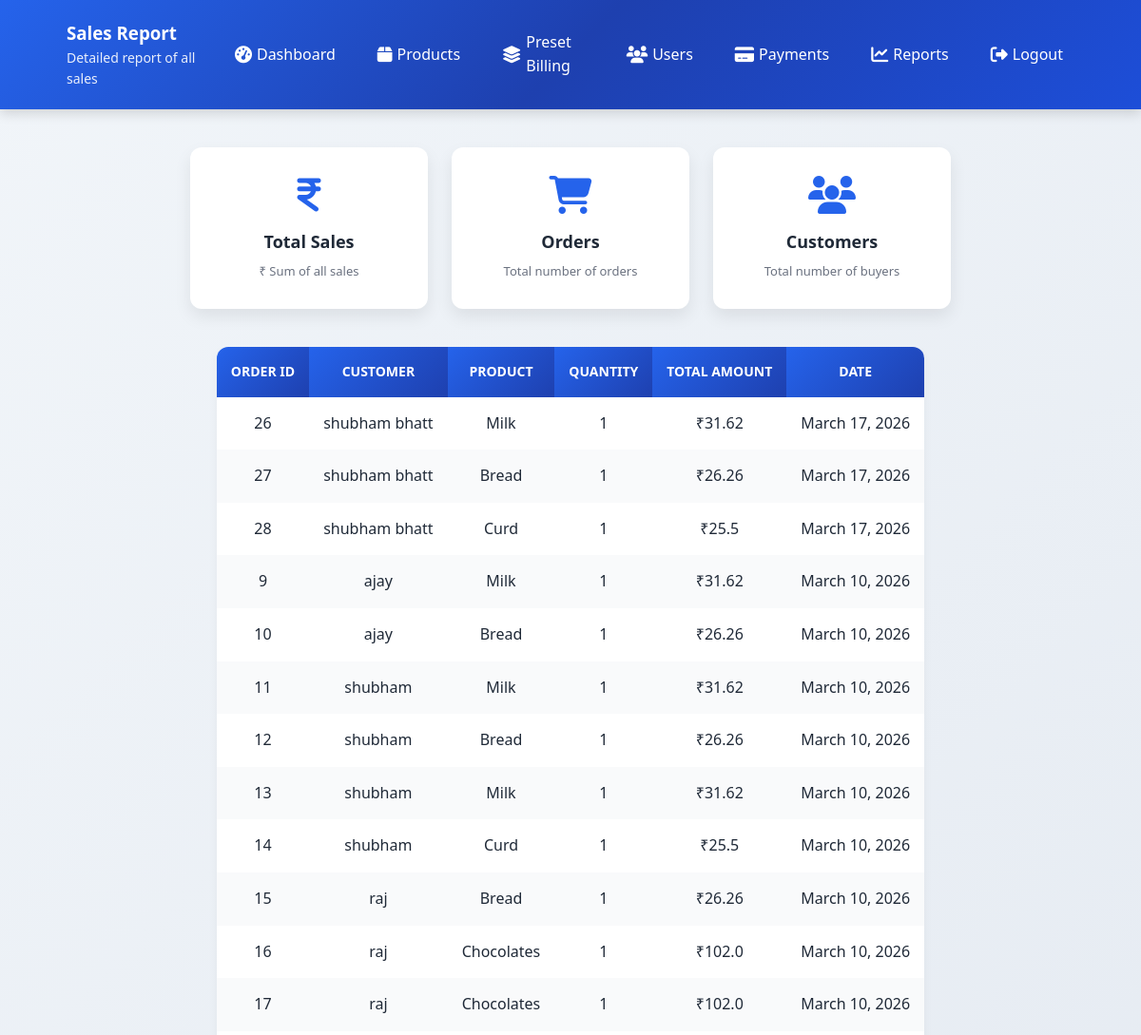
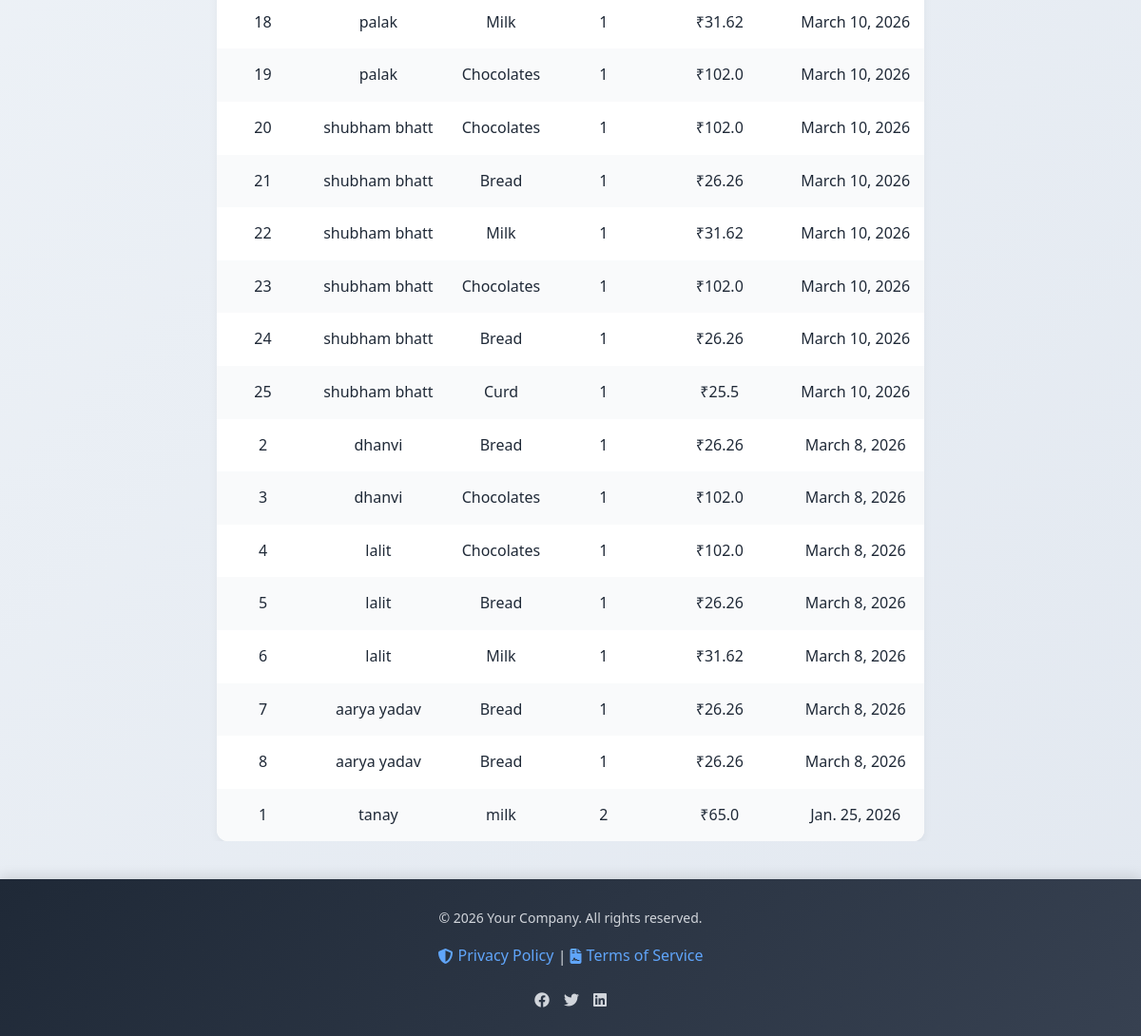
Screenshot of /sales_report/ with the database file from the repository (2 pictures, top to bottom).
### qrcus/models.py (models this page shows, shortened)
class Sale(models.Model):
    bill = models.ForeignKey(Bill, on_delete=models.CASCADE, null=True, blank=True)
    customer = models.ForeignKey(Customer, on_delete=models.CASCADE)
    product_name = models.CharField(max_length=200)
    quantity = models.IntegerField()
    total_amount = models.FloatField()
    date = models.DateField(auto_now_add=True)

class Customer(models.Model):
    name = models.CharField(max_length=100)
    email = models.EmailField(unique=True)

### qrcus/views.py (the view)
# urls.py: path('sales_report/', sales_report, name='sales_report'),
def sales_report(request):
    sales = Sale.objects.all().order_by('-date')
    context = {'sales': sales}
    return render(request, 'sales_report.html', context)

### qrcus/templates/sales_report.html (shortened to what this page needs)
<!DOCTYPE html>
<html lang="en">
<head>
    <link rel="stylesheet" href="https://cdnjs.cloudflare.com/ajax/libs/font-awesome/6.4.0/css/all.min.css">
</head>
<body>
    <div class="header">
        <div class="header-content">
            <div>
                <h3>Sales Report</h3>
                <p>Detailed report of all sales</p>
            </div>
            <nav class="navbar">
                <a href="{% url 'admin_dashboard' %}"><i class="fas fa-tachometer-alt"></i> Dashboard</a>
                <a href="{% url 'manage_products' %}"><i class="fas fa-box"></i> Products</a>
                <a href="{% url 'preset_billing' %}"><i class="fas fa-layer-group"></i> Preset Billing</a>
                <a href="{% url 'manage_users' %}"><i class="fas fa-users"></i> Users</a>
                <a href="{% url 'payment_status' %}"><i class="fas fa-credit-card"></i> Payments</a>
                <a href="{% url 'sales_report' %}"><i class="fas fa-chart-line"></i> Reports</a>
                <a href="{% url 'logout' %}"><i class="fas fa-sign-out-alt"></i> Logout</a>
            </nav>
        </div>
    </div>
    <div class="dashboard-container">
        <div class="card">
            <i class="fas fa-indian-rupee-sign"></i>
            <h3>Total Sales</h3>
            <p>₹ Sum of all sales</p>
        </div>
        <div class="card">
            <i class="fas fa-shopping-cart"></i>
            <h3>Orders</h3>
            <p>Total number of orders</p>
        </div>
        <div class="card">
            <i class="fas fa-users"></i>
            <h3>Customers</h3>
            <p>Total number of buyers</p>
        </div>
    </div>
    <div class="table-container">
        <table>
            <thead>
                <tr>
                    <th>Order ID</th>
                    <th>Customer</th>
                    <th>Product</th>
                    <th>Quantity</th>
                    <th>Total Amount</th>
                    <th>Date</th>
                </tr>
            </thead>
            <tbody>
                {% for sale in sales %}
                <tr>
                    <td>{{ sale.id }}</td>
                    <td>{{ sale.customer.name }}</td>
                    <td>{{ sale.product_name }}</td>
                    <td>{{ sale.quantity }}</td>
                    <td>₹{{ sale.total_amount }}</td>
                    <td>{{ sale.date }}</td>
                </tr>
                {% empty %}
                <tr>
                    <td colspan="6">No sales found.</td>
                </tr>
                {% endfor %}
            </tbody>
        </table>
    </div>
    <footer class="footer">
        <div class="footer-content">
            <p>&copy; 2026 Your Company. All rights reserved.</p>
            <div>
                <a href="#"><i class="fas fa-shield-alt"></i> Privacy Policy</a> |
                <a href="#"><i class="fas fa-file-contract"></i> Terms of Service</a>
            </div>
            <div class="social-links">
                <a href="#"><i class="fab fa-facebook"></i></a>
                <a href="#"><i class="fab fa-twitter"></i></a>
                <a href="#"><i class="fab fa-linkedin"></i></a>
            </div>
        </div>
    </footer>
</body>
</html>

### qrcus/templates/sales_report.html (style rules this page uses)
* { margin: 0; padding: 0; box-sizing: border-box; font-family: 'Segoe UI', Tahoma, Geneva, Verdana, sans-serif; }
body { background: linear-gradient(135deg, #f1f5f9 0%, #e2e8f0 100%); color: #1f2937; line-height: 1.6; min-height: 100vh; display: flex; flex-direction: column; overflow-x: hidden; }
a { text-decoration: none; color: inherit; }
.header { background: linear-gradient(135deg, #2563eb 0%, #1e40af 50%, #1d4ed8 100%); color: white; padding: 20px 0; box-shadow: 0 4px 12px rgba(0, 0, 0, 0.15); position: relative; animation: slideIn 0.8s ease-out; }
.header .header-content { max-width: 1100px; margin: 0 auto; display: flex; justify-content: space-between; align-items: center; padding: 0 20px; }
.header p { font-size: 14px; opacity: 0.9; font-weight: 300; }
.navbar { display: flex; gap: 20px; align-items: center; }
.navbar a { color: white; text-decoration: none; font-size: 16px; font-weight: 500; padding: 8px 12px; border-radius: 6px; transition: all 0.3s ease; display: flex; align-items: center; gap: 5px; }
.navbar a i { font-size: 18px; }
.dashboard-container { max-width: 1100px; margin: 40px auto; display: grid; grid-template-columns: repeat(auto-fit, minmax(250px, 1fr)); gap: 25px; padding: 0 20px; }
.card { background: white; border-radius: 12px; padding: 30px 20px; text-align: center; color: #1f2937; box-shadow: 0 8px 18px rgba(0, 0, 0, 0.08); transition: transform 0.3s ease, box-shadow 0.3s ease, background 0.3s ease; position: relative; overflow: hidden; }
.card::before { content: ''; position: absolute; top: 0; left: -100%; width: 100%; height: 100%; background: linear-gradient(90deg, transparent, rgba(37, 99, 235, 0.1), transparent); transition: left 0.5s ease; }
.card i { font-size: 40px; color: #2563eb; margin-bottom: 15px; transition: color 0.3s ease; }
.card h3 { font-size: 18px; margin-bottom: 6px; font-weight: 600; }
.card p { font-size: 13px; color: #6b7280; }
.table-container { max-width: 1100px; margin: 0 auto 40px; padding: 0 20px; overflow-x: auto; animation: fadeInUp 0.8s ease-out 0.2s both; }
table { width: 100%; border-collapse: collapse; background: white; border-radius: 12px; overflow: hidden; box-shadow: 0 4px 10px rgba(0, 0, 0, 0.05); }
th, td { padding: 15px; text-align: center; }
th { background: linear-gradient(135deg, #2563eb, #1e40af); color: white; font-weight: 600; text-transform: uppercase; font-size: 0.875rem; }
tr:nth-child(even) { background: #f9fafb; }
.footer { background: linear-gradient(135deg, #1f2937 0%, #374151 100%); color: #d1d5db; padding: 30px 20px; text-align: center; margin-top: auto; position: relative; box-shadow: 0 -4px 12px rgba(0, 0, 0, 0.1); animation: fadeInUp 0.8s ease-out 0.2s both; }
.footer .footer-content { max-width: 1100px; margin: 0 auto; display: flex; flex-direction: column; align-items: center; gap: 15px; }
.footer p { font-size: 14px; margin: 0; }
.footer a { color: #60a5fa; text-decoration: none; font-weight: 500; transition: color 0.3s ease; display: inline-flex; align-items: center; gap: 5px; }
.footer a i { font-size: 16px; }
.footer .social-links { display: flex; gap: 15px; margin-top: 10px; }
.footer .social-links a { color: #d1d5db; font-size: 20px; transition: color 0.3s ease, transform 0.3s ease; }

### rows the page displays
Sale: id "26", customer.name "shubham bhatt", product_name "Milk", quantity "1", total_amount "31.62", date "March 17, 2026"
Sale: id "27", customer.name "shubham bhatt", product_name "Bread", quantity "1", total_amount "26.26", date "March 17, 2026"
Sale: id "28", customer.name "shubham bhatt", product_name "Curd", quantity "1", total_amount "25.5", date "March 17, 2026"
Sale: id "9", customer.name "ajay", product_name "Milk", quantity "1", total_amount "31.62", date "March 10, 2026"
Sale: id "10", customer.name "ajay", product_name "Bread", quantity "1", total_amount "26.26", date "March 10, 2026"
Sale: id "11", customer.name "shubham", product_name "Milk", quantity "1", total_amount "31.62", date "March 10, 2026"
Sale: id "12", customer.name "shubham", product_name "Bread", quantity "1", total_amount "26.26", date "March 10, 2026"
Sale: id "13", customer.name "shubham", product_name "Milk", quantity "1", total_amount "31.62", date "March 10, 2026"
Sale: id "14", customer.name "shubham", product_name "Curd", quantity "1", total_amount "25.5", date "March 10, 2026"
Sale: id "15", customer.name "raj", product_name "Bread", quantity "1", total_amount "26.26", date "March 10, 2026"
Sale: id "16", customer.name "raj", product_name "Chocolates", quantity "1", total_amount "102.0", date "March 10, 2026"
Sale: id "17", customer.name "raj", product_name "Chocolates", quantity "1", total_amount "102.0", date "March 10, 2026"
Sale: id "18", customer.name "palak", product_name "Milk", quantity "1", total_amount "31.62", date "March 10, 2026"
Sale: id "19", customer.name "palak", product_name "Chocolates", quantity "1", total_amount "102.0", date "March 10, 2026"
Sale: id "20", customer.name "shubham bhatt", product_name "Chocolates", quantity "1", total_amount "102.0", date "March 10, 2026"
Sale: id "21", customer.name "shubham bhatt", product_name "Bread", quantity "1", total_amount "26.26", date "March 10, 2026"
Sale: id "22", customer.name "shubham bhatt", product_name "Milk", quantity "1", total_amount "31.62", date "March 10, 2026"
Sale: id "23", customer.name "shubham bhatt", product_name "Chocolates", quantity "1", total_amount "102.0", date "March 10, 2026"
Sale: id "24", customer.name "shubham bhatt", product_name "Bread", quantity "1", total_amount "26.26", date "March 10, 2026"
Sale: id "25", customer.name "shubham bhatt", product_name "Curd", quantity "1", total_amount "25.5", date "March 10, 2026"
Sale: id "2", customer.name "dhanvi", product_name "Bread", quantity "1", total_amount "26.26", date "March 8, 2026"
Sale: id "3", customer.name "dhanvi", product_name "Chocolates", quantity "1", total_amount "102.0", date "March 8, 2026"
Sale: id "4", customer.name "lalit", product_name "Chocolates", quantity "1", total_amount "102.0", date "March 8, 2026"
Sale: id "5", customer.name "lalit", product_name "Bread", quantity "1", total_amount "26.26", date "March 8, 2026"
Sale: id "6", customer.name "lalit", product_name "Milk", quantity "1", total_amount "31.62", date "March 8, 2026"
Sale: id "7", customer.name "aarya yadav", product_name "Bread", quantity "1", total_amount "26.26", date "March 8, 2026"
Sale: id "8", customer.name "aarya yadav", product_name "Bread", quantity "1", total_amount "26.26", date "March 8, 2026"
Sale: id "1", customer.name "tanay", product_name "milk", quantity "2", total_amount "65.0", date "Jan. 25, 2026"
